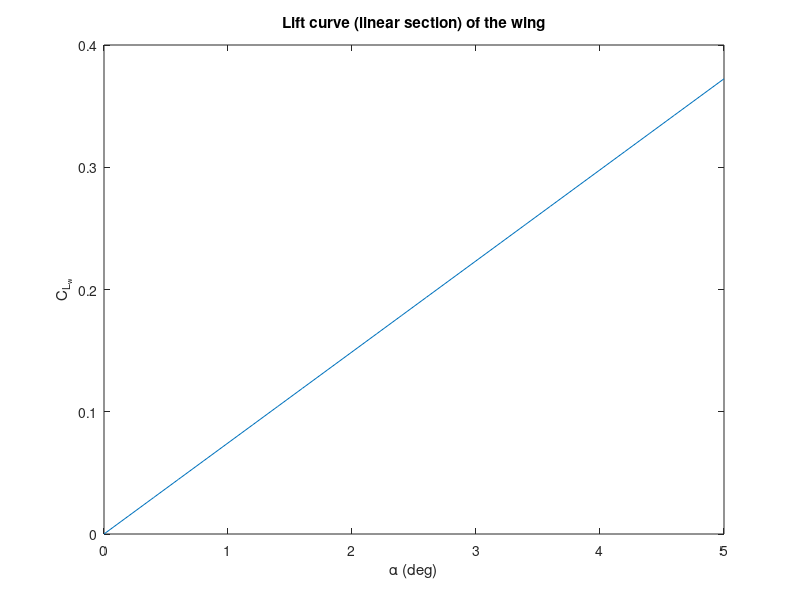
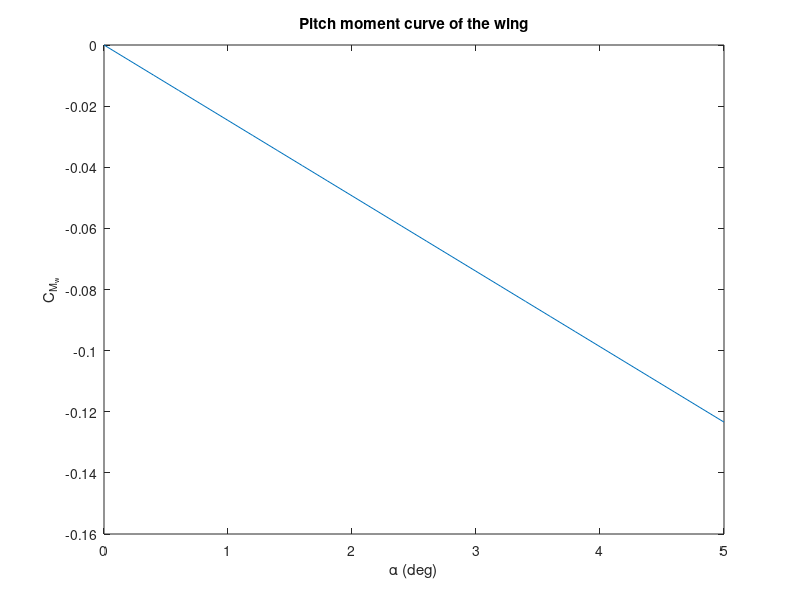
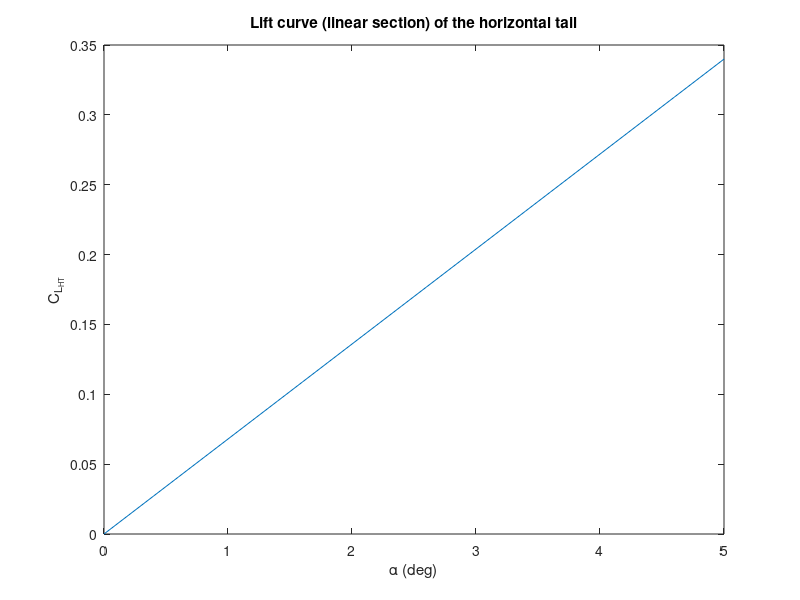
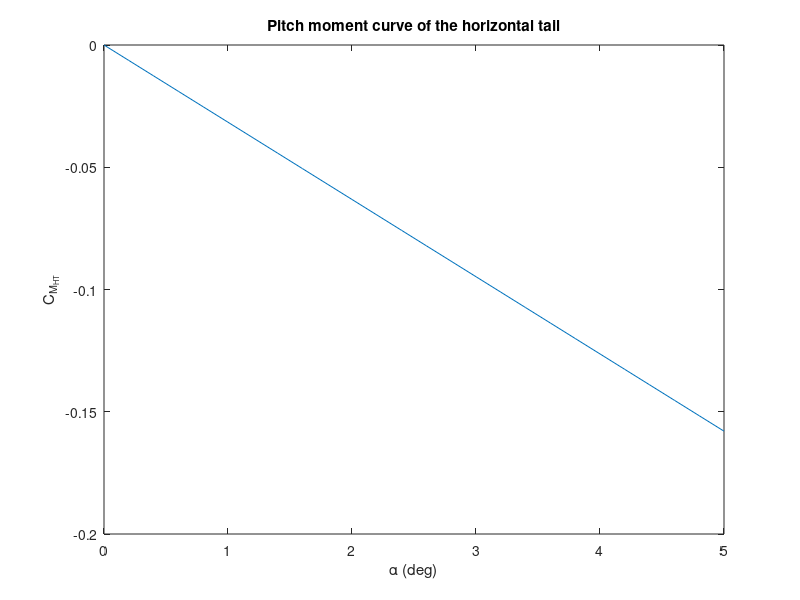

Write the MATLAB code that produced these figures, in order.
%%%% BALSA WOOD GLIDER CALCULATIONS %%%%
%%%% Design limits:
% Max wingspan: 500 mm 
% Max fuselage length: 500 mm
% Max chord length = 100 mm
% Fuselage building material available: 5 x 15 x 1000 mm
% Lifting surfaces building material available: 2.5 x 100 x 1000 mm
close all; clc; clear

%% Constants and design parameters
Cl_alpha = 0.11 * 180 / pi; % Sectional lift curve slope of flat plate [rad^-1]
eps_slope = 0.1;            % (\partial \varepsilon) / (\partial \alpha)
etaHT = 1;                 % Tail effectiveness: eta_HT = qt/q

alpha = 0:0.2:5;            % Range of angles of attack calculated [deg]

%% Initial reference surface estimation
% Assume the glider has the highest values for fuselage length and
% wingspan. Rectangular planform shape:

b = 400;            % Wingspan [mm]
AR = 5;             % Aspect ratio [-]; should be between 4.5 and 7.5
c = b/AR;           % Mean chord [mm]
S = b^2/AR;         % Wing area (reference area)

xf = 420;           % Dim. of fuselage x (length)
yf = 15;            % y
zf = 5;             % z

xt = 40;            % Dim. of tail x (chord)
yt = 100;           % y 
zt = 2.5;           % z

xw = 100;           % Dim. of wingspan x
yw = b;             % y
zw = zt;            % z
    
V_t = xt*yt*zt;     % Tail volume
V_w = xw*yw*zw;     % Wing volume
V_f = xf*yf*zf;     % Fuselage volume

% Centroid calculations
xLE_w = 150;        % Position of wing LE from nose      
xj_w = 50;          % Position of wing centroid with reference to wing LE
xLE_t = 420-80;        % Position of tail LE from nose  
xj_t = 20;          % Position of tail centroid with reference to tail LE
xLE_VT = 420-80;       % Position of vertical tail LE from nose 
xj_VT = 20;         % Poistion of vertical tail centroid with reference to vertical tail LE

xi_t = xLE_t + xj_t;    % Position of wing centroid with reference to nose
xi_w = xLE_w + xj_w;    % Position of tail centroid with reference to nose
xi_VT = xLE_VT + xj_VT; % Position of vertical tail centroid with reference to nose
xi_f = xf/2;            % Position of fuselage centroid

x_cg_w = 50;            % Centre of gravity of the wing

%% Initial estimations for horizontal and vertical tail
S_H = 0.2 * S;          % Horizontal tail area
S_T = 0.5 * S_H;        % Vertical tail planform area
bt = S_H/xt;            % Span of the tail
ARt = bt^2/S_H;

Vol_w = S * 2.5;        % Wing volume
Vol_HT = S_H * 2.5;     % Horizontal tail volume
Vol_VT = S_T * 2.5;     % Vertical tail volume

% Mass addition
M = 0.005;                  % Added mass [kg]
rho_B = 120;                % Density of balsa wood [kg * m^-3]
Vol_M = M/rho_B * 10^9;     % Equivalent balsa wood volume of the added mass [mm^3]
xi_M = 10;                  % Position of the added mass with reference to the nose
x_M = xi_M - xLE_w;         % Position of the added mass with reference to wing LE


x_cg = (xi_w*Vol_w + xi_t * Vol_HT + xi_f * V_f + xi_VT * Vol_VT + x_M * Vol_M)/...
       (Vol_HT + Vol_w + V_f + Vol_VT + Vol_M);    % Centre of Mass with respect to nose
x_cg_bar = x_cg / c;    % Dimensionless centre of mass with respect to nose                 

% Centre of mass with respect to wing LE
x_cg_2 = x_cg - xLE_w;
x_cg_2_bar = x_cg_2/c;

%% Calculation of wing lift coefficient of lifting surfaces
CL_alpha_w = Cl_alpha * AR / (2+sqrt(AR^2 + 4));                  % Lift curve slope of wing eq(9-73)
CL_alpha_t = Cl_alpha * ARt / (2+sqrt(ARt^2 + 4));                % Lift curve slope of tail eq(9-73)

%% Wing Contribution
% Equations (24-67), (24-71)
x_ac_w = c/4;                                           % Aerodynamic centre of the wing
x_ac_w_bar = 1/4;                                       % Dimensionless aerodynamic centre of the wing

CL0_w = 0;                                              % Zero lift coefficient of the wing (symmetrical)
CMac_w = 0;                                             % Moment coefficient of the wing about its AC (symmetrical wing)

CM0_w = CMac_w + CL0_w * (x_cg_2_bar - x_ac_w_bar);     % Residual pitch moment coefficient of the wing (symmetrical)
CMalpha_w = CL_alpha_w * (x_cg_2_bar - x_ac_w_bar);       % Longitudinal Stability derivative of the wing (- for stability)

% CL_w plot (linear part)
CL_w = CL0_w + CL_alpha_w * deg2rad(alpha);
figure(1)
plot(alpha, CL_w);
xlabel('\alpha (deg)')
ylabel('C_{L_w}')
title('Lift curve (linear section) of the wing')

% CM_w plot
CM_w = CM0_w + CMalpha_w * deg2rad(alpha);
figure(2)
plot(alpha, CM_w);
xlabel('\alpha (deg)')
ylabel('C_{M_w}')
title('Pitch moment curve of the wing')

%% Horizontal Tail Contribution
% Equations (24-68) and (24-73)
x_ac_HT = xt/4 + xLE_t - xLE_w;                         % Aerodynamic centre of the tail
x_ac_HT_bar = x_ac_HT / c;

CL0_HT = 0;                                             % Zero lift coefficient of the wing (symmetrical)
CMac_HT = 0;                                            % Moment coefficient of the wing about its AC (symmetrical wing)   

l_HT_bar = (x_ac_HT - x_cg_2)/c;                        % Distance from CG to AC_HT

CM0_HT = CMac_HT + CL0_HT * (l_HT_bar);                 % Residual pitch moment coefficient of the HT (symmetrical)

VHT = S_H*l_HT_bar/S;                                   % Horizontal tail volume
CMalpha_HT = -etaHT * VHT * CL_alpha_t * (1-eps_slope);   % Longitudinal Stability derivative of the HT (- for stability)

% CL_HT plot (linear part)
CL_HT = CL0_HT + CL_alpha_t * deg2rad(alpha);
figure(3)
plot(alpha, CL_HT);
xlabel('\alpha (deg)')
ylabel('C_{L_{HT}}')
title('Lift curve (linear section) of the horizontal tail')

% CM_HT plot
CM_HT = CM0_HT + CMalpha_HT * deg2rad(alpha);
figure(4)
plot(alpha, CM_HT);
xlabel('\alpha (deg)')
ylabel('C_{M_{HT}}')
title('Pitch moment curve of the horizontal tail')

%% Stick-fixed longitudinal stability
i_w = 0;                                            % Wing incidence angle
i_t = deg2rad(-0.5);                                            % Tail incidence angle

% Aerodynamic centre of glider CHECK THE ORIGIN OF THIS!
x_ac_bar = (x_ac_w_bar + CL_alpha_t/CL_alpha_w * etaHT * S_H/S * x_ac_HT_bar * (1-eps_slope))/...
            (1+CL_alpha_t/CL_alpha_w * etaHT * S_H/S * (1-eps_slope)); 

dfus = 2*sqrt((yf/2)^2 + (zf/2)^2);                 % "Diameter" of the fuselage
K_WB = 1 + 0.025 * (dfus/b) - 0.25 * (dfus/b)^2;    % Fuselage correction factor                 

CL0 = CL0_w + etaHT * S_H/S * CL0_HT;                                                   % Zero lift coefficient of glider
CLalpha = K_WB * CL_alpha_w + etaHT * S_H/S * CL_alpha_t * (1-eps_slope);                   % Slope of lift curve of glider
CM0 = CM0_w + etaHT * VHT * CL_alpha_t * (i_w - i_t);                                     % Residual moment coefficient of glider
CMalpha = CL_alpha_w * (x_cg_2_bar - x_ac_bar) - etaHT * VHT * CL_alpha_t * (1-eps_slope);   % Longitudinal stability of glider
CMalpha_true = CMalpha * pi/180

% CL_TOT plot (linear part)
CL = CL0 + CLalpha * deg2rad(alpha);
figure(5)
plot(alpha, CL);
xlabel('\alpha (deg)')
ylabel('C_{L}')
title('Lift curve (linear section) of the glider')

% CM_TOT plot
CM = CM0 + CMalpha * deg2rad(alpha);
figure(6)
plot(alpha, CM);
xlabel('\alpha (deg)')
ylabel('C_{M}')
title('Pitch moment curve of the glider')

   
            
SM = x_ac_bar - x_cg_2_bar           % Static margin
SM_2 = -CMalpha/CLalpha

%% Trim Conditions
i_w = 1.5*pi/180;                                            % Wing incidence angle
i_t = -1*pi/180;                                            % Tail incidence angle
rho = 139;  %kg/m^3
g = 9.78;  %m/s^2

V = V_f + V_t +V_w;
W = rho*g*V*(10^(-9));   %N
x_ac_HT_bar = x_ac_HT/c;
CMih = (-CL_alpha_t)*etaHT*(S_H/S)*(x_ac_HT_bar-x_cg_bar);
CM0 = CM0_w + etaHT * VHT * CLalpha * (i_w - i_t);  
alpha_trim = (-CM0-CMih*i_t)/(CMalpha);



CLalpha0 = CL_alpha_w*i_w - CL_alpha_t*i_t*(S_H/S);
CL_trim = CLalpha0 + CLalpha*alpha_trim;
Vtrim = sqrt(2*W/(CL_trim* rho *S*10^(-6)));
